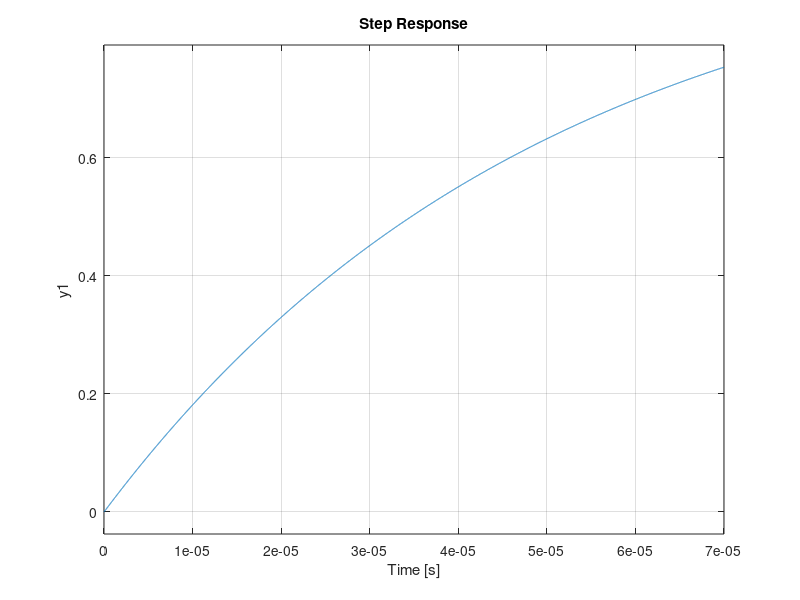

The MATLAB script that drew this image: (Note: this script raises an error after producing the figure.)
close all

R=50;           %x(1)
L=1e-6;         %x(2)
C=1e-6;         %x(3)

t = [0:1e-8:5e-4];
num=[1/(L*C)];
den = [1 R/L 1/(L*C)];
sys = tf(num,den);
step(sys)
%%
syms r l c s
%tra=1/(l*c*s^2+r*c*s+1);
tra=((1/l*c)/(s^2+(r/l)*s+1/(l*c)))*(1/s)
%tra2=1/(L*C*s^2+R*C*s+1);
tra2=((1/L*C)/(s^2+(R/L)*s+1/(L*C)))*(1/s)
pretty(tra)
pretty(tra2)
temp=ilaplace(tra)
temp2=ilaplace(tra2)

%%
p=0;
for i=0:1e-6:5e-4
    p=p+1;
    respTemp(p) = (2*C^(3/2)*sin((i*(- C*R^2 + 4*L)^(1/2))/(2*C^(1/2)*L))*exp(-(R*i)/(2*L)))/(4*L - C*R^2)^(1/2);
    respTempSTP(p)=C^2 - C^2*exp(-(R*i)/(2*L))*(cosh((i*((C*R^2)/4 - L)^(1/2))/(C^(1/2)*L)) + (C^(1/2)*R*sinh((i*((C*R^2)/4 - L)^(1/2))/(C^(1/2)*L)))/(2*((C*R^2)/4 - L)^(1/2)));
end
t2=[0:1e-6:5e-4];
plot(t2,respTemp)

%%
t = [0:1e-9:3e-7];
%respTemp = (2*exp(-(R.*t)/(2*L)).*sin((t.*(- C*R^2 + 4*L)^(1/2))./(2*C^(1/2)*L)))./(C^(1/2)*(4*L - C*R^2)^(1/2));
respTemp=(2*C^(3/2).*exp(-(R.*t)./(2*L)).*sin((t.*(- C*R^2 + 4*L)^(1/2))./(2*C^(1/2)*L)))./(4*L - C*R^2)^(1/2);
plot(t,respTemp)
%respTemp2 = (250000*39^(1/2).*exp(-25000000.*t).*sinh(4000000*39^(1/2).*t))/39;
respTemp2=(39^(1/2).*exp(-25000000.*t).*sinh(4000000*39^(1/2).*t))./156000000;
figure();
plot(t,respTemp2)

respTempSTEP=C^2 - C^2.*exp(-(R.*t)./(2*L)).*(cosh((t.*((C*R^2)/4 - L)^(1/2))./(C^(1/2)*L)) + (C^(1/2)*R.*sinh((t.*((C*R^2)/4 - L)^(1/2))./(C^(1/2)*L)))./(2*((C*R^2)/4 - L)^(1/2)));
figure();
plot(t,respTempSTEP)
%%
close all
syms C R t L
% respTemp = -(exp(t.*((-((sqrt(C*R^2-4*L))/(2*sqrt(C)*L))-((R)/(2*L)))))-exp(t.*((((sqrt(C*R^2-4*L))/(2*sqrt(C)*L))-((R)/(2*L))))))/(sqrt(C)*sqrt(C*R^2-4*L));
% plot(t,respTemp)
respTemp = -(exp(t*((-((sqrt(C*R^2-4*L))/(2*sqrt(C)*L))-((R)/(2*L)))))-exp(t*((((sqrt(C*R^2-4*L))/(2*sqrt(C)*L))-((R)/(2*L))))))/(sqrt(C)*sqrt(C*R^2-4*L));
pretty(respTemp)

%%
close all
fun = @(x)((2*x(3)^(3/2).*exp(-(x(1).*t)./(2*x(2))).*sin((t.*(- x(3)*x(1)^2 + 4*x(2))^(1/2))./(2*x(3)^(1/2)*x(2))))./(4*x(2) - x(3)*x(1)^2)^(1/2) )-respTemp;
 
lb = [0,0,0];
ub = [100,1e-3,1e-3];
x0 = [10,1e-4,1e-4];
options = optimoptions(@lsqnonlin,'Display','iter');
x = lsqnonlin(fun,x0,lb,ub,options)
figure
plot(t,respTemp,'ob',t,fun(x)+respTemp,'or')

